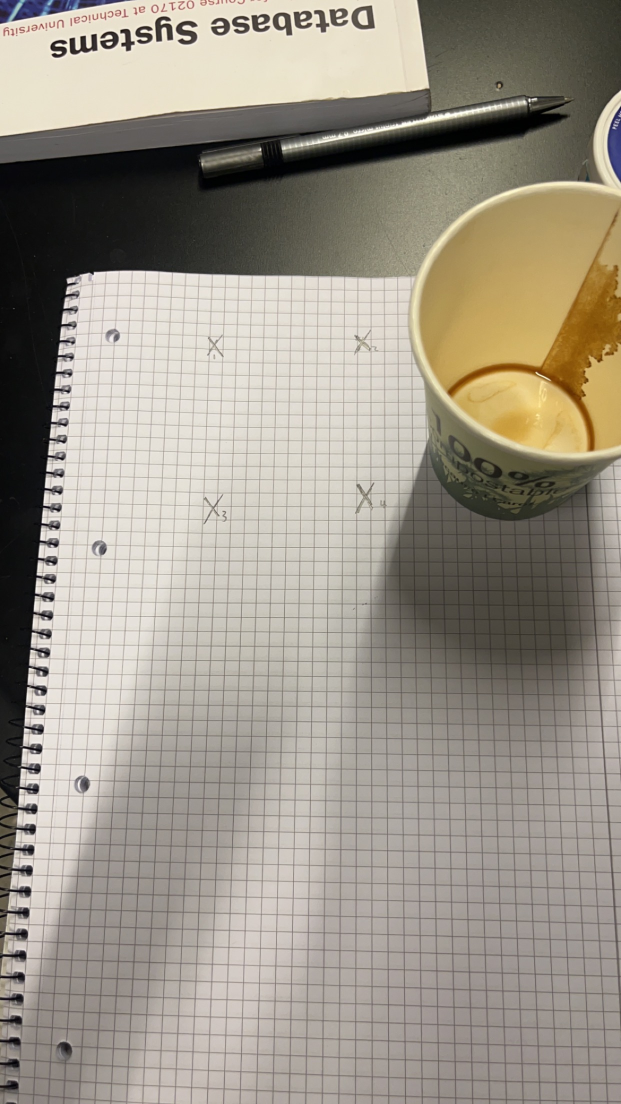
#> input picture Data/A.jpeg, 1242 x 2208 px, found by its file name (shown at 1/2 size)
$ jupyter execute --allow-errors week2.ipynb   (shell and % lines are left out)
#> lines starting #> are read from the running program, lines starting #| are printed output that depends on the picture
### utils/week1.py
#!/usr/bin/env python
# coding: utf-8

# In[4]:


import itertools as it
import numpy as np
import matplotlib.pyplot as plt


def box3d(n=16):
#> called with n = 16
    points = []
    N = tuple(np.linspace(-1, 1, n))
    for i, j in [(-1, -1), (-1, 1), (1, 1), (0, 0)]:
        points.extend(set(it.permutations([(i, )*n, (j, )*n, N])))
    return np.hstack(points)/2


# In[150]:


def Pi(coordinates):
    inhom = coordinates[:-1]/coordinates[-1]
    return inhom

def PiInv(coordinate):
    """input: inhom coordinates
    returns: homogenous coordinates"""
    if len(coordinate.shape)> 1 :
        w = np.ones((1,coordinate.shape[1]))
        hom = np.vstack((coordinate,w))

    else:

        w = 1
        hom = np.append(coordinate,w)

    return hom


# In[221]:


def project_points(K,R,t,Q):

    if len(Q.shape)>1:
        t = t.reshape(-1,1)

    p = K @ np.column_stack((R,t))
    p_h = p @ PiInv(Q)
    p_inh = Pi(p_h)
    return p_inh


# In[228]:


Q = box3d()
K = np.eye(3)
R = np.eye(3)
t = np.array([0,0,4])

p_h = project_points(K,R,t,Q)

x,y = p_h


# In[223]:


# Enable pretty-printing in the output


# In[224]:


x,y,z = box3d()
def plot3d(x,y,z):
    fig = plt.figure(figsize=(5, 5))
    ax = fig.add_subplot(111, projection='3d') # This creates a 3D plotting context
    ax.scatter(x, y, z)

    # Setting labels for better understanding
    ax.set_xlabel('X Axis')
    ax.set_ylabel('Y Axis')
    ax.set_zlabel('Z Axis')
    plt.show()
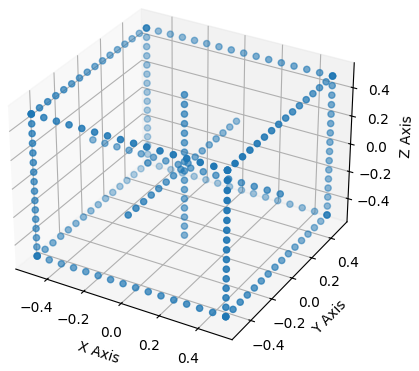
#> figure drawn by matplotlib, 1 panel


plot3d(x,y,z)


# In[234]:


theta = np.radians(30)
R = np.array([[np.cos(theta),0,np.sin(theta)],[0,1,0],[-np.sin(theta),0,np.cos(theta)]])
p_h = project_points(K,R,t,Q)

x,y = p_h

### Exercises/week2.ipynb
[cell 1]
from week1 import box3d, PiInv, Pi,project_points,plot3d
import numpy as np
import matplotlib.pyplot as plt

Exercise 2.1
Reuse the box3d function from last week. Assume that f = 600, α = 1, β = 0, and δx = δy = 400.
Given a traditional camera, what is the resolution in pixels?
Also assume R = I, and t = [0, .2, 1.5]T. Use projectpoints from last week, to project the
points.

[cell 2]
#Define the given parameters

Q = box3d()
f = 600
beta = 0
alpha = 1
dx = 400
dy = 400

K = np.array([[f,f*beta,dx],[0,alpha*f,dy],[0,0,1]])
R = np.eye(3)
t = np.array([0,0.2,1.5])

#The projected points
p = project_points(K,R,t,Q)

Are all the points captured by the image sensor?

[cell 3]
#The projection matrix

P = K@np.column_stack((R,t))

P

2 x 400 = 800 pixels along each dimensions, i.e. 800 x 800.

Where does the corner P 1 = [−0.5, −0.5, −0.5] project to?

[cell 4]
corner = np.array([-0.5,-0.5,-0.5])

project_points(K,R,t,corner)

The corner projects to [100,220].T

#### Create a new or change your function projectpoints to a version that also takes distCoeffs as
#### an input. The list distCoeffs should contain the distortion coefficients [k3, k5, k7, . . . ]. Make the function work for at least 3 coefficients.

[cell 5]
def PiInv(coordinate):
    """
    Convert inhomogeneous coordinates to homogeneous coordinates.

    Parameters:
    - coordinate: A numpy array of inhomogeneous coordinates. This can be a 1D array (vector) or a 2D array (matrix).

    Returns:
    - A numpy array of homogeneous coordinates. For a vector, appends a 1 to the end. For a matrix, appends a row of 1s.
    """

    # Handle 1D array (vector) case
    if coordinate.ndim == 1:
        hom = np.append(coordinate, 1)
    # Handle 2D array (matrix) case
    elif coordinate.ndim == 2:
        w = np.ones((1, coordinate.shape[1]))
        hom = np.vstack((coordinate, w))
    else:
        raise ValueError("Input must be a 1D (vector) or 2D (matrix) array.")

    return hom

Exercise 2.1

[cell 6]
"""def dist(coef,p):
    powers = np.arange(2,len(coef)*2+1,2)
    p =  Pi(p)
    r_i = np.sqrt(p[0]**2+p[1]**2)
    delta_r_i =   np.array(coef) *  np.power(r_i,powers)
    p = p * (1+delta_r_i)

    return p
"""

def dist(coef,p):
    powers = np.arange(2,len(coef)*2+1,2)
    p =  Pi(p)
    r_i = np.sqrt(p[0]**2+p[1]**2)
    r_i_powers = np.power(r_i.reshape(-1,1)[:,np.newaxis],powers)
    delta_r_i = r_i_powers @ np.array(coef)
    p = p.T * (1+delta_r_i)

    return p.T


def projectpoint(K,R,t,Q,coef = None ):
    if coef is not None:
        p = np.hstack((R,t.reshape(-1,1))) @ PiInv(Q)
        q = K@PiInv(dist(coef,p))
        return q
    else:
            p = K @ np.column_stack((R,t)) @ PiInv(Q)
            return p

[cell 7]
K = np.array([[600,0,400],[0,600,400],[0,0,1]])
R = np.array([[1,0,0],[0,1,0],[0,0,1]])
t = np.array([0,0.2,1.5])
Q = np.array([-0.5,-0.5,-0.5])

projectpoint(K,R,t,Q,[-0.2]).T

[cell 8]
Q = box3d()
x_d,y_d,_ = (projectpoint(K,R,t,Q))
x_c,y_c,_ = (projectpoint(K,R,t,Q,[-0.2]))


fig,ax = plt.subplots(1,2,figsize=(12,5))


ax[0].scatter(x_c,y_c)
ax[1].scatter(x_d,y_d)


ax[0].set_title("Distorted")
ax[1].set_title("Unidstorted")
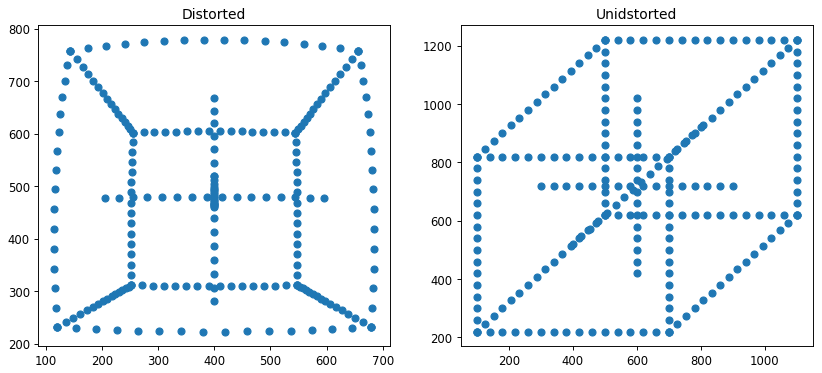
#> figure drawn by matplotlib, 2 panels

Exercise 2.3

[cell 9]
import cv2
#> (the rest of this cell did not finish here and is left out)

#> (a cell that did not finish here is left out)

#> (a cell that did not finish here is left out)

Exercise 2.4

[cell 12]
"""
TODO: Validate this function with TA

"""
def undistortImage(im,K,k):

    x, y = np.meshgrid(np.arange(im.shape[1]), np.arange(im.shape[0]))
    p = np.stack((x, y, np.ones(x.shape))).reshape(3, -1)
    q = np.linalg.inv(K) @ (p)
    q_d = PiInv(dist(k,q))
    p_d = K @ q_d
    x_d = p_d[0].reshape(x.shape).astype(np.float32)
    y_d = p_d[1].reshape(y.shape).astype(np.float32)
    assert (p_d[2]==1).all(), 'You did a mistake somewhere'
    im_undistorted = cv2.remap(im, x_d, y_d, cv2.INTER_LINEAR)

    return im_undistorted

[cell 13]
k = [-0.245031,0.071524,-0.00994978]
#> k = [-0.245, 0.0715, -0.00995]
#> (the rest of this cell did not finish here and is left out)

[cell 14]
fig,ax = plt.subplots(1,2,figsize=(17.5,10))

#> (the rest of this cell did not finish here and is left out)

Exercise 2.5

Homographies
Exercise 2.5

[cell 15]
import numpy as np
from melon import ComputerVision as mango

p1 = np.array([1,1])
p2 = np.array([0,3])
p3 = np.array([2,3])
p4 = np.array([2,4])

H = np.array([[-2,0,1],[1,-2,0],[0,0,3]])


#> (the rest of this cell did not finish here and is left out)

[cell 16]
def smart_transpose(arr):
    """
    Transposes a numpy array.
    - If the array is 1D, it converts it to a 2D column vector.
    - If the array is 2D, it transposes it.
    """
    # If it's a 1D array, reshape it to a 2D column vector
    if arr.ndim == 1:
        return arr.reshape(-1, 1)
    # If it's already 2D, just transpose it
    elif arr.ndim == 2:
        return arr.T
    # For arrays with more dimensions, you might need a more specific handling
    else:
        raise ValueError("Array with more than 2 dimensions are not supported.")


"""def hest(q1,q2):


    q11 = np.array([[0,-1,q1[1]],[1,0,-q1[0]],[-q1[1],q1[0],0]])
    B = np.kron(PiInv(q2).reshape(1,3),q11)
    U,S,VT = np.linalg.svd(B)
    H = VT[-1,:].reshape(3,3).T
    return H"""


def hest(q1,q2):
       # q1_ix = [crossOp(q_i) for q_i in q1.T]
    B = None
    for q1_i,q2_i in zip(q1.T,q2.T):
        if B is not None:
            B = np.vstack((B,np.kron(q2_i, mango.crossOp(q1_i)) ))
        else:
            B = np.kron((q2_i), mango.crossOp(q1_i))
    U,S,VT = np.linalg.svd(B)
    H = VT[-1,:].reshape(3,3).T
    return H

#> (a cell that did not finish here is left out)

[cell 18]
Pi(H @ P)

#> (a cell that did not finish here is left out)

[cell 20]
t_ = np.array([2,3,4])
t_.shape

[cell 21]
smart_transpose(t_).shape

[cell 22]
p1.ndim

#> (a cell that did not finish here is left out)

[cell 24]
p1.shape

#> (a cell that did not finish here is left out)

Exercise 2.7

[cell 26]
def normalize2d(p):
    mu = np.mean(p,axis=1)
    mu_x = mu[0]
    mu_y = mu[1]

    sd = np.std(p,axis=1)
    sd_x = sd[0]
    sd_y = sd[1]

    T_inv = np.array([[sd_x,0,mu_x],[0,sd_y,mu_y],[0,0,1]])
    T = np.linalg.inv(T_inv)

    return T

[cell 27]
point_test = np.array([[2,4,2],[6,8,4]])
T = normalize2d(point_test)

normalized = Pi(T@PiInv(point_test))

np.mean(normalized,axis=1)
np.std(normalized,axis=1)

Exercise 2.8
Improve your hest function by adding an option (normalize=true/false) to normalize the points

[cell 28]
#TODO: Validate with TA

def hest(q1,q2,normalize=False):


#> called with q1 = array of shape (2, 100), q2 = array of shape (2, 100), normalize = False
    if normalize:
        T = normalize2d(np.column_stack((q1,q2)))
        q1 = Pi(T@PiInv(q1))
        q2 = Pi(T@PiInv(q2))

    B= None


    #Check if shapes are equal

    if q1.shape != q2.shape:

        raise ValueError(f"The two coordinates q1 and q2 must be of the same shape, but got q1 shape: {q1.shape} and q2 shape: {q2.shape}.")


    #Case 1 : single coordinate

    if q1.ndim == 1:

            q11 = np.array([[0,-1,q1[1]],[1,0,-q1[0]],[-q1[1],q1[0],0]])
            B = np.kron(PiInv(q2),q11)
    #Case 2 : multiple coordinates

    if q1.ndim > 1:

        for q1_i,q2_i in zip(q1.T,q2.T):

            q1_i = np.array([[0,-1,q1_i[1]],[1,0,-q1_i[0]],[-q1_i[1],q1_i[0],0]])

            if B is not None:
                B = np.vstack((B,np.kron(PiInv(q2_i).T,q1_i)))
            else:
                B = np.kron(PiInv(q2_i).T,q1_i)


    #B = np.kron(PiInv(q2).reshape(1,3),q11)
    U,S,VT = np.linalg.svd(B)
    H = VT[-1,:].reshape(3,3).T

    if normalize:
        H = T @ H
    return H

## Exercise 2.9
* Generate 100 random 2D points, and a random homography. Map the points using the homogra-
phy, and use hest to estimate the homography from the points.

[cell 29]
q2 = np.random.randn(2, 100)
q2h = np.vstack((q2, np.ones((1, 100))))
H_true = np.random.randn(3,3)
q1h = H_true@q2h
q1 = Pi(q1h)

[cell 30]
H = hest(q1,q2,False)

np.testing.assert_almost_equal(Pi(H_true @ q2h),Pi(H @ q2h))

[cell 31]
import matplotlib
matplotlib.use('TkAgg')

[cell 32]
import matplotlib.pyplot as plt

A  = cv2.imread('A.jpeg')[:,:,::-1].astype(float)/255
B = cv2.imread('B.jpeg')[:,:,::-1].astype(float)/255
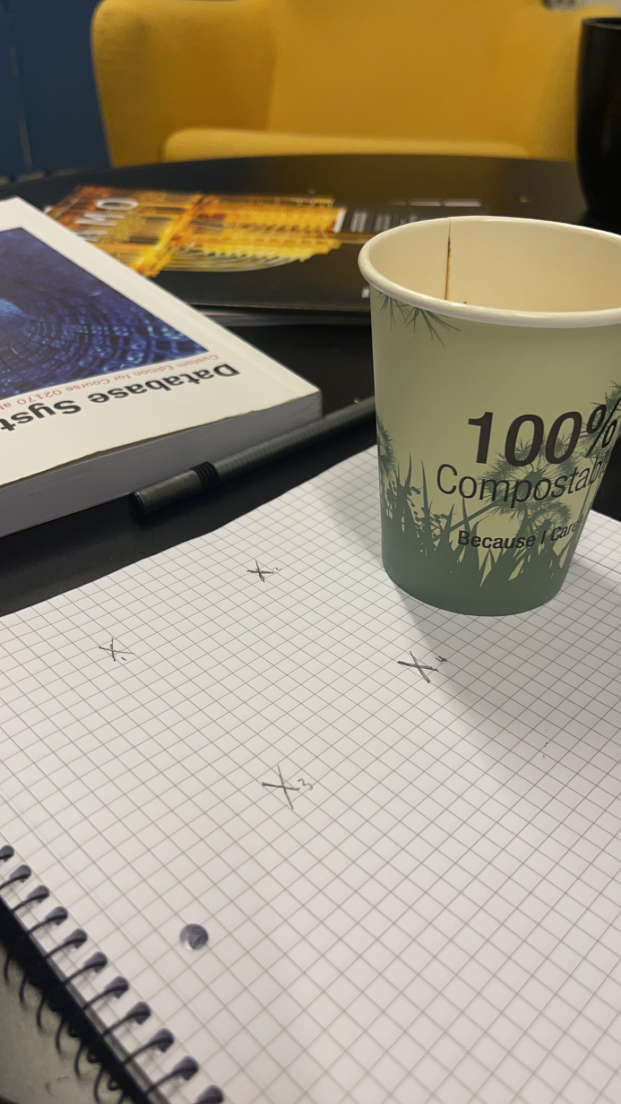
#> input picture Data/B.jpeg, 1242 x 2208 px, found by its file name (shown at 1/2 size)

fig,ax = plt.subplots(1,2,figsize=(8,8))

ax[0].imshow(A)
ax[1].imshow(B)

x = plt.ginput(8)

plt.show()
